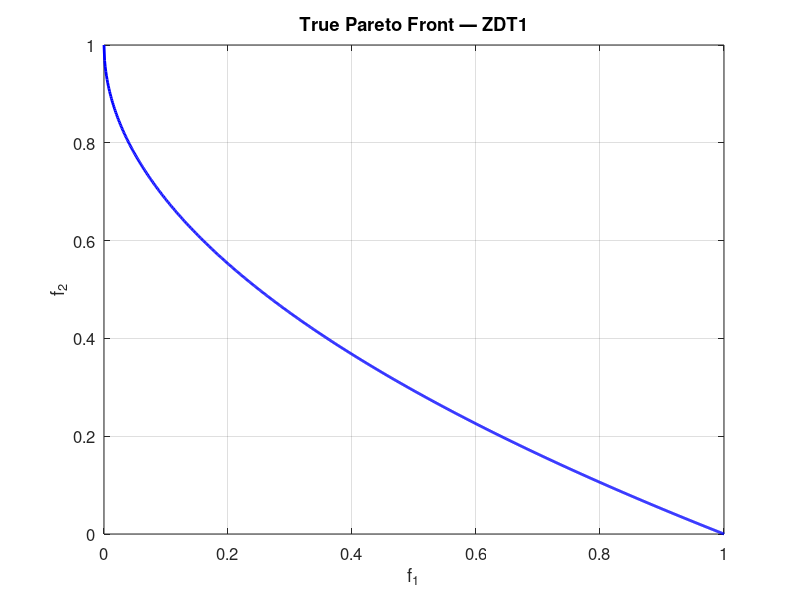

This figure's MATLAB source: (Note: this script raises an error after producing the figure.)
%% generate_pareto_fronts.m
% Generates Pareto front plots for ZDT1 using MOEAD-ABC with all 4
% aggregation types, saves figures as PNG images in results/ directory.
%
% Usage (from the matlab/ directory):
%   generate_pareto_fronts

function generate_pareto_fronts()
    % Create output directory
    results_dir = fullfile('..', 'results');
    if ~exist(results_dir, 'dir')
        mkdir(results_dir);
    end

    %% ---- True Pareto Front for ZDT1 ----
    f1 = linspace(0, 1, 1000)';
    f2 = 1 - sqrt(f1);
    fig = figure('Visible', 'off', 'Position', [100 100 800 600]);
    plot(f1, f2, 'b-', 'LineWidth', 2);
    xlabel('f_1', 'FontSize', 14);
    ylabel('f_2', 'FontSize', 14);
    title('True Pareto Front — ZDT1', 'FontSize', 16);
    grid on;
    set(gca, 'FontSize', 12);
    saveas(fig, fullfile(results_dir, 'ZDT1_true_pareto_front.png'));
    close(fig);
    fprintf('Saved: ZDT1_true_pareto_front.png\n');

    %% ---- Run MOEAD-ABC with each aggregation type ----
    agg_names = {'PBI', 'Tchebycheff', 'Normalised_Tchebycheff', 'Modified_Tchebycheff'};

    for agg_type = 1:4
        fprintf('Running MOEAD-ABC with %s (type=%d)...\n', agg_names{agg_type}, agg_type);

        % Create GLOBAL object and run
        Global = GLOBAL( ...
            '-algorithm', {@MOEADABC, agg_type}, ...
            '-problem', @ZDT1, ...
            '-N', 100, ...
            '-M', 2, ...
            '-evaluation', 10000 ...
        );
        Global.Start();

        % Extract the final population
        if ~isempty(Global.result)
            Population = Global.result{end, 2};
            PopObj = Population.objs;

            % Plot obtained front vs true front
            fig = figure('Visible', 'off', 'Position', [100 100 800 600]);
            hold on;
            plot(f1, f2, 'b-', 'LineWidth', 1.5, 'DisplayName', 'True PF');
            scatter(PopObj(:,1), PopObj(:,2), 30, 'r', 'filled', ...
                'MarkerEdgeColor', [0.6 0 0], 'DisplayName', 'MOEAD-ABC');
            xlabel('f_1', 'FontSize', 14);
            ylabel('f_2', 'FontSize', 14);
            title(sprintf('MOEAD-ABC on ZDT1 — %s', strrep(agg_names{agg_type}, '_', ' ')), ...
                'FontSize', 16);
            legend('Location', 'northeast', 'FontSize', 12);
            grid on;
            set(gca, 'FontSize', 12);
            hold off;

            fname = sprintf('ZDT1_MOEADABC_%s.png', agg_names{agg_type});
            saveas(fig, fullfile(results_dir, fname));
            close(fig);
            fprintf('Saved: %s\n', fname);

            % Also save the objective data as CSV
            csv_fname = sprintf('ZDT1_MOEADABC_%s_objectives.csv', agg_names{agg_type});
            csvwrite(fullfile(results_dir, csv_fname), PopObj);
            fprintf('Saved: %s\n', csv_fname);
        end
    end

    %% ---- Combined comparison plot ----
    fig = figure('Visible', 'off', 'Position', [100 100 1000 800]);
    colors = lines(4);
    hold on;
    plot(f1, f2, 'k-', 'LineWidth', 2, 'DisplayName', 'True PF');

    for agg_type = 1:4
        csv_fname = sprintf('ZDT1_MOEADABC_%s_objectives.csv', agg_names{agg_type});
        fpath = fullfile(results_dir, csv_fname);
        if exist(fpath, 'file')
            data = csvread(fpath);
            scatter(data(:,1), data(:,2), 25, colors(agg_type,:), 'filled', ...
                'MarkerEdgeColor', colors(agg_type,:) * 0.7, ...
                'DisplayName', strrep(agg_names{agg_type}, '_', ' '));
        end
    end

    xlabel('f_1', 'FontSize', 14);
    ylabel('f_2', 'FontSize', 14);
    title('MOEAD-ABC on ZDT1 — All Aggregation Types', 'FontSize', 16);
    legend('Location', 'northeast', 'FontSize', 11);
    grid on;
    set(gca, 'FontSize', 12);
    hold off;
    saveas(fig, fullfile(results_dir, 'ZDT1_MOEADABC_comparison.png'));
    close(fig);
    fprintf('Saved: ZDT1_MOEADABC_comparison.png\n');

    fprintf('\nAll Pareto front plots saved to: %s\n', results_dir);
    fprintf('To push to GitHub, run:\n');
    fprintf('  git add results/ && git commit -m "Add Pareto front results" && git push\n');
end
